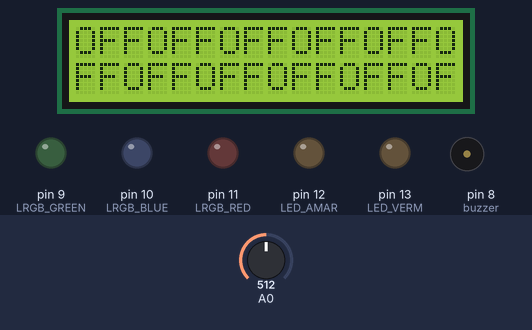
A sketch run on a simulated Arduino Uno, built with avr-gcc and run on an emulated ATmega328P. Parts: 16×2 character LCD, output pins drawn as LEDs (lit = HIGH), buzzer (waves = sounding). Dashed ring = blinking. The inputs (shaded band) are chosen by the test bench; at power-on: A0 = 512. What the sketch prints to the serial monitor is not drawn.

Above: at 1.2 s.
1.3 s: A0 set to 489
At 2.37 s:
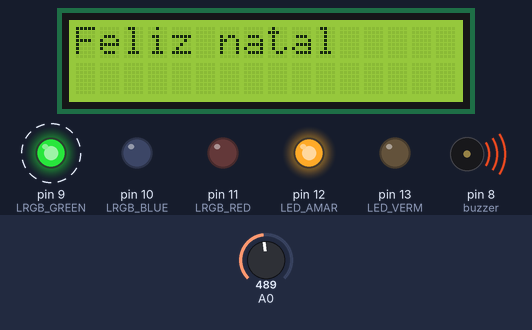
3.4 s: A0 set to 510
At 5.0 s:
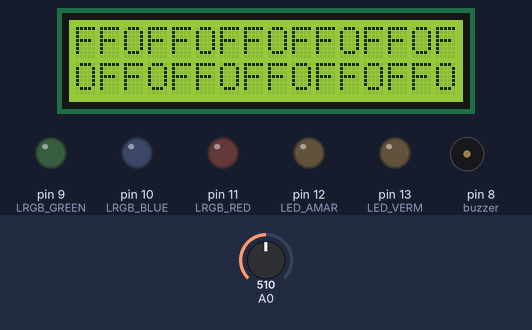
6.4 s: A0 set to 490
At 6.6 s:
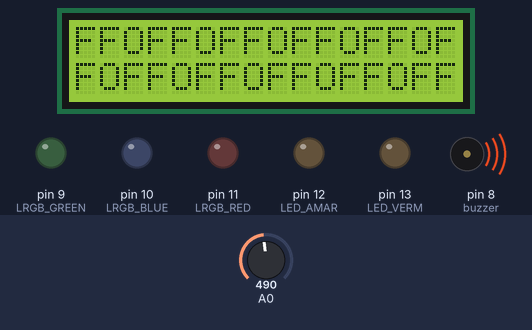
9.4 s: A0 set to 511
At 11.5 s:
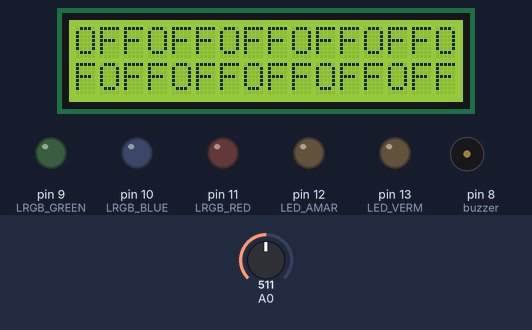
12.4 s: A0 set to 306
At 12.6 s:
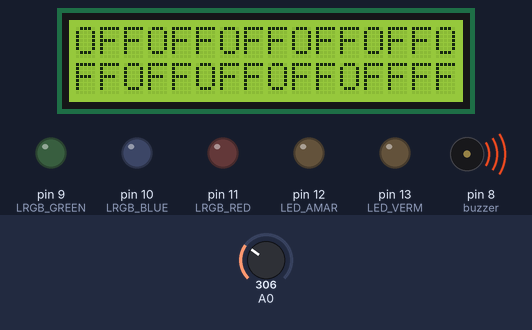
14.3 s: A0 set to 716
At 15.6 s:
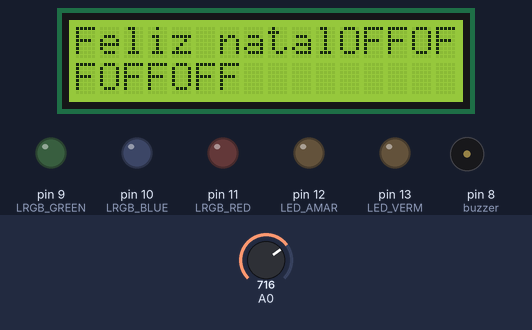
Timing chart, 0 to 17.3 s (numbered marks = the images above; inputs shaded):
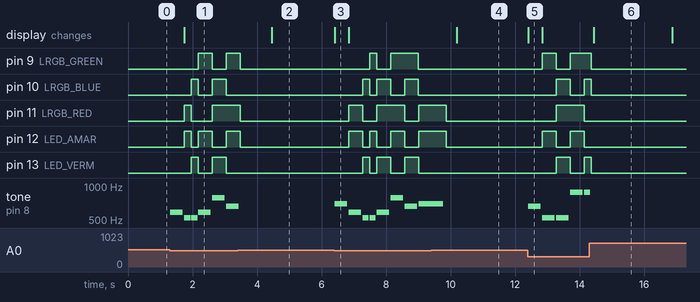

Measured:
- the behaviour switches between 500 and 499 on A0 (found by bisection; images 0 and 1)
- after the input at 1.3 s, pin 9 (LRGB_GREEN): LOW → HIGH after 0.88 s, → LOW 0.43 s later, → HIGH 0.44 s later; pin 10 (LRGB_BLUE): LOW → HIGH after 0.67 s, → LOW 0.21 s later, → HIGH 0.44 s later, → LOW 0.43 s later
- after the input at 3.4 s, pin 10 (LRGB_BLUE), pin 13 (LED_VERM): stops changing and stays LOW; pin 11 (LRGB_RED), pin 12 (LED_AMAR): goes on until 3.5 s, then stays LOW; tone on pin 8 (buzzer): goes on until 3.4 s, then stays silent; the display: changes after 1.1 s (image 2)
- after the input at 6.4 s, pin 9 (LRGB_GREEN): LOW → HIGH after 1.1 s, → LOW 0.21 s later, → HIGH 0.44 s later, → LOW 0.86 s later; pin 10 (LRGB_BLUE): goes HIGH 0.21 s, LOW 0.22 s, HIGH 0.43 s, LOW 0.44 s, HIGH 0.43 s, then LOW, starting after 0.88 s
- after the input at 9.4 s, pin 9 (LRGB_GREEN), pin 10 (LRGB_BLUE), pin 13 (LED_VERM): stops changing and stays LOW; pin 11 (LRGB_RED), pin 12 (LED_AMAR): goes on until 9.9 s, then stays LOW; tone on pin 8 (buzzer): goes on until 9.8 s, then stays silent; the display: changes after 0.79 s (image 4)
- after the input at 12.4 s, pin 9 (LRGB_GREEN): LOW → HIGH after 0.45 s, → LOW 0.43 s later, → HIGH 0.44 s later; pin 10 (LRGB_BLUE): LOW → HIGH after 0.88 s, → LOW 0.43 s later, → HIGH 0.44 s later
- after the input at 14.3 s, pin 9 (LRGB_GREEN), pin 10 (LRGB_BLUE), pin 13 (LED_VERM): goes on until 14.4 s, then stays LOW; pin 11 (LRGB_RED), pin 12 (LED_AMAR): stops changing and stays LOW; tone on pin 8 (buzzer): goes on until 14.3 s, then stays silent; the display: changes after 0.15 s (image 6)

The sketch:

Projeto_LH_Guilherme_Fabiano_Thiago_Abreu.ino
```cpp
// C++ code

/*

  Nome: Guilherme Fabiano Terra da Silva
  PROJETO COM TEMA NATALINO - FATEC

*/

#include <LiquidCrystal.h>

// inicializa um objeto nos pinos para acesso as funções do LCD
const int RS = 7, EN = 6, D4 = 3, D5 = 2, D6 = 1, D7 = 0;
int controle_msg = 0;
LiquidCrystal lcd(RS, EN, D4, D5, D6, D7);

// Declaração de LED RGB
#define LRGB_RED 11
#define LRGB_BLUE 10
#define LRGB_GREEN 9

// Declaração LEDs pisca-pisca
#define LED_VERM 13
#define LED_AMAR 12

// Definições de Musica
#define NOTE_B0  31
#define NOTE_C1  33
#define NOTE_CS1 35
#define NOTE_D1  37
#define NOTE_DS1 39
#define NOTE_E1  41
#define NOTE_F1  44
#define NOTE_FS1 46
#define NOTE_G1  49
#define NOTE_GS1 52
#define NOTE_A1  55
#define NOTE_AS1 58
#define NOTE_B1  62
#define NOTE_C2  65
#define NOTE_CS2 69
#define NOTE_D2  73
#define NOTE_DS2 78
#define NOTE_E2  82
#define NOTE_F2  87
#define NOTE_FS2 93
#define NOTE_G2  98
#define NOTE_GS2 104
#define NOTE_A2  110
#define NOTE_AS2 117
#define NOTE_B2  123
#define NOTE_C3  131
#define NOTE_CS3 139
#define NOTE_D3  147
#define NOTE_DS3 156
#define NOTE_E3  165
#define NOTE_F3  175
#define NOTE_FS3 185
#define NOTE_G3  196
#define NOTE_GS3 208
#define NOTE_A3  220
#define NOTE_AS3 233
#define NOTE_B3  247
#define NOTE_C4  262
#define NOTE_CS4 277
#define NOTE_D4  294
#define NOTE_DS4 311
#define NOTE_E4  330
#define NOTE_F4  349
#define NOTE_FS4 370
#define NOTE_G4  392
#define NOTE_GS4 415
#define NOTE_A4  440
#define NOTE_AS4 466
#define NOTE_B4  494
#define NOTE_C5  523
#define NOTE_CS5 554
#define NOTE_D5  587
#define NOTE_DS5 622
#define NOTE_E5  659
#define NOTE_F5  698
#define NOTE_FS5 740
#define NOTE_G5  784
#define NOTE_GS5 831
#define NOTE_A5  880
#define NOTE_AS5 932
#define NOTE_B5  988
#define NOTE_C6  1047
#define NOTE_CS6 1109
#define NOTE_D6  1175
#define NOTE_DS6 1245
#define NOTE_E6  1319
#define NOTE_F6  1397
#define NOTE_FS6 1480
#define NOTE_G6  1568
#define NOTE_GS6 1661
#define NOTE_A6  1760
#define NOTE_AS6 1865
#define NOTE_B6  1976
#define NOTE_C7  2093
#define NOTE_CS7 2217
#define NOTE_D7  2349
#define NOTE_DS7 2489
#define NOTE_E7  2637
#define NOTE_F7  2794
#define NOTE_FS7 2960
#define NOTE_G7  3136
#define NOTE_GS7 3322
#define NOTE_A7  3520
#define NOTE_AS7 3729
#define NOTE_B7  3951
#define NOTE_C8  4186
#define NOTE_CS8 4435
#define NOTE_D8  4699
#define NOTE_DS8 4978
#define REST      0

int tempo = 140;
int buzzer = 8;

int melody[] = {

   NOTE_C5,4, //1
  NOTE_F5,4, NOTE_F5,8, NOTE_G5,8, NOTE_F5,8, NOTE_E5,8,
  NOTE_D5,4, NOTE_D5,4, NOTE_D5,4,
  NOTE_G5,4, NOTE_G5,8, NOTE_A5,8, NOTE_G5,8, NOTE_F5,8,
  NOTE_E5,4, NOTE_C5,4, NOTE_C5,4,
  NOTE_A5,4, NOTE_A5,8, NOTE_AS5,8, NOTE_A5,8, NOTE_G5,8,
  NOTE_F5,4, NOTE_D5,4, NOTE_C5,8, NOTE_C5,8,
  NOTE_D5,4, NOTE_G5,4, NOTE_E5,4,

  NOTE_F5,2, NOTE_C5,4, //8
  NOTE_F5,4, NOTE_F5,8, NOTE_G5,8, NOTE_F5,8, NOTE_E5,8,
  NOTE_D5,4, NOTE_D5,4, NOTE_D5,4,
  NOTE_G5,4, NOTE_G5,8, NOTE_A5,8, NOTE_G5,8, NOTE_F5,8,
  NOTE_E5,4, NOTE_C5,4, NOTE_C5,4,
  NOTE_A5,4, NOTE_A5,8, NOTE_AS5,8, NOTE_A5,8, NOTE_G5,8,
  NOTE_F5,4, NOTE_D5,4, NOTE_C5,8, NOTE_C5,8,
  NOTE_D5,4, NOTE_G5,4, NOTE_E5,4,
  NOTE_F5,2, NOTE_C5,4,

  NOTE_F5,4, NOTE_F5,4, NOTE_F5,4,//17
  NOTE_E5,2, NOTE_E5,4,
  NOTE_F5,4, NOTE_E5,4, NOTE_D5,4,
  NOTE_C5,2, NOTE_A5,4,
  NOTE_AS5,4, NOTE_A5,4, NOTE_G5,4,
  NOTE_C6,4, NOTE_C5,4, NOTE_C5,8, NOTE_C5,8,
  NOTE_D5,4, NOTE_G5,4, NOTE_E5,4,
  NOTE_F5,2, NOTE_C5,4,
  NOTE_F5,4, NOTE_F5,8, NOTE_G5,8, NOTE_F5,8, NOTE_E5,8,
  NOTE_D5,4, NOTE_D5,4, NOTE_D5,4,

  NOTE_G5,4, NOTE_G5,8, NOTE_A5,8, NOTE_G5,8, NOTE_F5,8, //27
  NOTE_E5,4, NOTE_C5,4, NOTE_C5,4,
  NOTE_A5,4, NOTE_A5,8, NOTE_AS5,8, NOTE_A5,8, NOTE_G5,8,
  NOTE_F5,4, NOTE_D5,4, NOTE_C5,8, NOTE_C5,8,
  NOTE_D5,4, NOTE_G5,4, NOTE_E5,4,
  NOTE_F5,2, NOTE_C5,4,
  NOTE_F5,4, NOTE_F5,4, NOTE_F5,4,
  NOTE_E5,2, NOTE_E5,4,
  NOTE_F5,4, NOTE_E5,4, NOTE_D5,4,

  NOTE_C5,2, NOTE_A5,4,//36
  NOTE_AS5,4, NOTE_A5,4, NOTE_G5,4,
  NOTE_C6,4, NOTE_C5,4, NOTE_C5,8, NOTE_C5,8,
  NOTE_D5,4, NOTE_G5,4, NOTE_E5,4,
  NOTE_F5,2, NOTE_C5,4,
  NOTE_F5,4, NOTE_F5,8, NOTE_G5,8, NOTE_F5,8, NOTE_E5,8,
  NOTE_D5,4, NOTE_D5,4, NOTE_D5,4,
  NOTE_G5,4, NOTE_G5,8, NOTE_A5,8, NOTE_G5,8, NOTE_F5,8,
  NOTE_E5,4, NOTE_C5,4, NOTE_C5,4,

  NOTE_A5,4, NOTE_A5,8, NOTE_AS5,8, NOTE_A5,8, NOTE_G5,8,//45
  NOTE_F5,4, NOTE_D5,4, NOTE_C5,8, NOTE_C5,8,
  NOTE_D5,4, NOTE_G5,4, NOTE_E5,4,
  NOTE_F5,2, NOTE_C5,4,
  NOTE_F5,4, NOTE_F5,8, NOTE_G5,8, NOTE_F5,8, NOTE_E5,8,
  NOTE_D5,4, NOTE_D5,4, NOTE_D5,4,
  NOTE_G5,4, NOTE_G5,8, NOTE_A5,8, NOTE_G5,8, NOTE_F5,8,
  NOTE_E5,4, NOTE_C5,4, NOTE_C5,4,

  NOTE_A5,4, NOTE_A5,8, NOTE_AS5,8, NOTE_A5,8, NOTE_G5,8, //53
  NOTE_F5,4, NOTE_D5,4, NOTE_C5,8, NOTE_C5,8,
  NOTE_D5,4, NOTE_G5,4, NOTE_E5,4,
  NOTE_F5,2, REST,4
};

int notes = sizeof(melody) / sizeof(melody[0]) / 2;
int wholenote = (60000 * 4) / tempo;
int divider = 0, noteDuration = 0;

// Variáveis de controle de COR do LED RGB
int controle_RED = 0;
int controle_BLUE = 0;
int controle_GREEN = 0;
int auxiliar_RGB = 0;

void setup()
{
  pinMode(LRGB_RED, OUTPUT);
  pinMode(LRGB_BLUE, OUTPUT);
  pinMode(LRGB_GREEN, OUTPUT);

  analogWrite(LRGB_RED, 0);
  analogWrite(LRGB_BLUE, 0);
  analogWrite(LRGB_GREEN, 0);

  pinMode(LED_VERM, OUTPUT);
  pinMode(LED_AMAR, OUTPUT);

  digitalWrite(LED_VERM, 0);
  digitalWrite(LED_AMAR, 0);

  // Configura o LCD com os número de colunas e linhas
  lcd.begin(16, 2); // 16 colunas e 2 linhas

  // Limpa o LCD
  lcd.clear();

  // posiciona o cursor do LCD
  lcd.setCursor(0, 0); // (coluna 0, linha 0)
  lcd.print(""); // Imprime mensagem

  // Sensor de Luminosidade
  pinMode(A0, INPUT);
  Serial.begin(9600);
}

void loop()
{
  controle_msg = 0;
  lcd.clear();
  Musica();
}

void Musica() {
  // iterate over the notes of the melody.
  // Remember, the array is twice the number of notes (notes + durations)

  for (int thisNote = 0; thisNote < notes * 2; thisNote = thisNote + 2) {

    // Condicao de luz
    int valor = analogRead(A0);
  	Serial.println(valor);

    if(valor < 500){

    // calculates the duration of each note
    divider = melody[thisNote + 1];
    if (divider > 0) {
      // regular note, just proceed
      noteDuration = (wholenote) / divider;
    } else if (divider < 0) {
      // dotted notes are represented with negative durations!!
      noteDuration = (wholenote) / abs(divider);
      noteDuration *= 1.5; // increases the duration in half for dotted notes
    }

    // we only play the note for 90% of the duration, leaving 10% as a pause
    tone(buzzer, melody[thisNote], noteDuration * 0.9);

    // Wait for the specief duration before playing the next note.
    delay(noteDuration);

    // Alteração das cores do LED RGB
    analogWrite(LRGB_RED, controle_RED);
  	analogWrite(LRGB_GREEN, controle_BLUE);
  	analogWrite(LRGB_BLUE, controle_GREEN);

  		// Reinicialização do RGB
        if (auxiliar_RGB == 6){

          auxiliar_RGB = 0;

        }

    	// Reinicialização do LCD
		if (controle_msg == 21){

          controle_msg = 0;

        }

        if(controle_msg <= 10){

          lcd.clear();
  		  lcd.print("Feliz natal"); // Imprime mensagem

        }else{

          lcd.clear();
  		  lcd.print("Merry Christmas"); // Imprime mensagem

        }

    	// Reaproveitamento da var aux rgb para controle do pisca
    	if((auxiliar_RGB % 2) == 0){

          digitalWrite(LED_VERM, 0);
          digitalWrite(LED_AMAR, 1);

        }else{

          digitalWrite(LED_VERM, 1);
          digitalWrite(LED_AMAR, 0);

        }

        // Tomada de decisão da cor
        if(auxiliar_RGB == 0){

          analogWrite(LRGB_RED, 255);
          analogWrite(LRGB_BLUE, 0);
          analogWrite(LRGB_GREEN, 0);

        } else if(auxiliar_RGB == 1){

          analogWrite(LRGB_RED, 0);
          analogWrite(LRGB_BLUE, 255);
          analogWrite(LRGB_GREEN, 0);

        } else if(auxiliar_RGB == 2){

          analogWrite(LRGB_RED, 0);
          analogWrite(LRGB_BLUE, 0);
          analogWrite(LRGB_GREEN, 255);

        } else if(auxiliar_RGB == 3){

          analogWrite(LRGB_RED, 255);
          analogWrite(LRGB_BLUE, 255);
          analogWrite(LRGB_GREEN, 0);

        } else if(auxiliar_RGB == 4){

          analogWrite(LRGB_RED, 255);
          analogWrite(LRGB_BLUE, 0);
          analogWrite(LRGB_GREEN, 255);

        } else if(auxiliar_RGB == 5){

          analogWrite(LRGB_RED, 0);
          analogWrite(LRGB_BLUE, 255);
          analogWrite(LRGB_GREEN, 255);

        }
    	auxiliar_RGB++;
    	controle_msg++;

    // stop the waveform generation before the next note.
    noTone(buzzer);

    }else{

        parar();

    }

  }
}

void parar(){

  // NADA
  noTone(buzzer);
  digitalWrite(LED_VERM, 0);
  digitalWrite(LED_AMAR, 0);
  analogWrite(LRGB_RED, 0);
  analogWrite(LRGB_BLUE, 0);
  analogWrite(LRGB_GREEN, 0);
  Serial.println("Reset");
  lcd.print("OFF"); // Imprime mensagem

}
```
